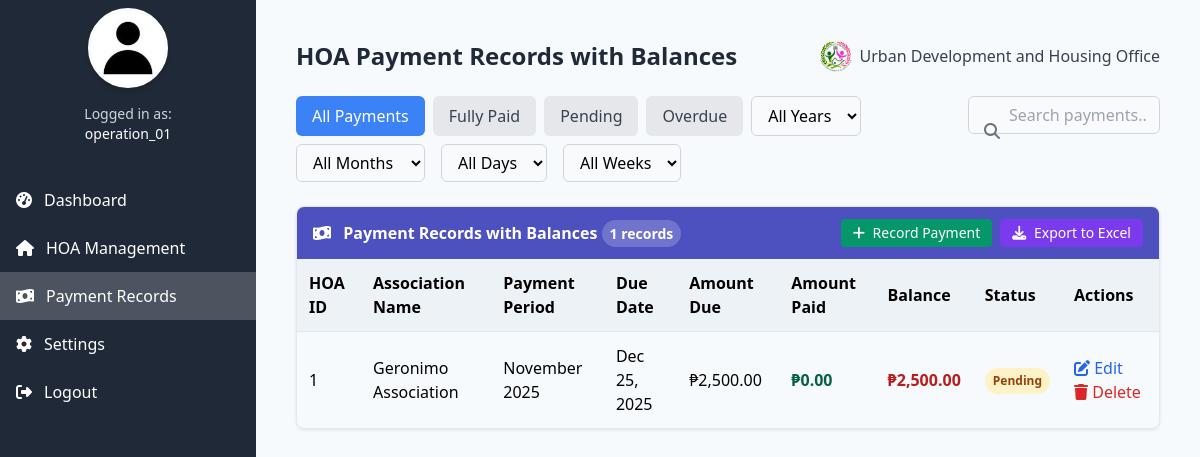
Screenshot of /HOA/hoa_payment.php (signed in) with the database file from the repository.
### tables this page shows
CREATE TABLE `hoa_payments` (
  `id` int(11) NOT NULL AUTO_INCREMENT,
  `hoa_id` int(11) NOT NULL,
  `hoa_name` varchar(255) NOT NULL,
  `payment_period` varchar(100) NOT NULL,
  `due_date` date NOT NULL,
  `amount_due` decimal(10,2) NOT NULL,
  `amount_paid` decimal(10,2) NOT NULL,
  `status` varchar(20) NOT NULL,
  `created_at` timestamp NOT NULL DEFAULT current_timestamp(),
  PRIMARY KEY (`id`),
  KEY `hoa_id` (`hoa_id`),
  KEY `status` (`status`),
  KEY `due_date` (`due_date`)
);

### HOA/hoa_payment.php (the view, shortened to what this page needs)
<?php
$db_host = "localhost";
$db_user = "u198271324_admin";
$db_pass = "Udhodbms01";
$db_name = "u198271324_udho_db";
try {
    $pdo = new PDO("mysql:host=$db_host;dbname=$db_name;charset=utf8", $db_user, $db_pass);
    $pdo->setAttribute(PDO::ATTR_ERRMODE, PDO::ERRMODE_EXCEPTION);
} catch (PDOException $e) {
    die("Database connection failed: " . $e->getMessage());
}
function getFilteredPayments($pdo, $filter = 'all', $search = '', $year = '', $month = '', $day = '', $week = '') {
    $sql = "SELECT * FROM hoa_payments WHERE 1=1";
    $params = [];
    $sql .= " ORDER BY due_date DESC";
    $stmt = $pdo->prepare($sql);
    $stmt->execute($params);
    return $stmt->fetchAll(PDO::FETCH_ASSOC);
}
$filter = $_GET['filter'] ?? 'all';
$search = $_GET['search'] ?? '';
$year = $_GET['year'] ?? '';
$month = $_GET['month'] ?? '';
$day = $_GET['day'] ?? '';
$week = $_GET['week'] ?? '';
$payments = getFilteredPayments($pdo, $filter, $search, $year, $month, $day, $week);
?>
<!DOCTYPE html>
<html lang="en">
<head>
  <link href="https://cdn.jsdelivr.net/npm/tailwindcss@2.2.19/dist/tailwind.min.css" rel="stylesheet">
  <link href="https://cdnjs.cloudflare.com/ajax/libs/font-awesome/6.4.0/css/all.min.css" rel="stylesheet">
</head>
<body class="bg-gray-100">
  <div class="main-container">
    <div class="sidebar-fixed bg-gray-800 text-white flex flex-col">
      <div class="flex items-center justify-center h-24">
        <div class="rounded-full bg-gray-200 w-20 h-20 flex items-center justify-center overflow-hidden border-2 border-white shadow-md">
          <?php
          $profilePicture = isset($_SESSION['profile_picture']) ? $_SESSION['profile_picture'] : 'PROFILE_SAMPLE.jpg';
          $profilePath = '../assets/profile_pictures/' . htmlspecialchars($profilePicture);
          $defaultPath = '../assets/PROFILE_SAMPLE.jpg';
          ?>
          <img src="<?php echo file_exists($profilePath) ? $profilePath : $defaultPath; ?>"
              alt="Profile Picture"
              class="w-full h-full object-cover"
              onerror="this.src='<?php echo $defaultPath; ?>'">
        </div>
      </div>
      <div class="px-4 py-2 text-center text-sm text-gray-300">
        Logged in as: <br>
        <span class="font-medium text-white"><?php echo htmlspecialchars($_SESSION['username'] ?? 'User'); ?></span>
      </div>
      <nav class="mt-6 flex-1 overflow-y-auto">
        <ul>
          <li>
            <a href="hoa_dashboard.php" class="sidebar-link flex items-center py-3 px-4">
              <i class="fas fa-tachometer-alt mr-3"></i> Dashboard
            </a>
          </li>
          <li>
            <a href="hoa_records.php" class="sidebar-link flex items-center py-3 px-4">
              <i class="fas fa-home mr-3"></i> HOA Management
            </a>
          </li>
          <li>
            <a href="hoa_payment.php" class="sidebar-link flex items-center py-3 px-4 active-link">
              <i class="fas fa-money-bill-wave mr-3"></i> Payment Records
            </a>
          </li>
          <li>
            <a href="../settings.php" class="sidebar-link flex items-center py-3 px-4">
              <i class="fas fa-cog mr-3"></i> Settings
            </a>
          </li>
          <li class="mt-auto">
            <a href="../logout.php" class="sidebar-link flex items-center py-3 px-4">
              <i class="fas fa-sign-out-alt mr-3"></i> Logout
            </a>
          </li>
        </ul>
      </nav>
    </div>
    <div class="main-content-scrollable">
      <div class="p-4 md:p-10">
        <header class="flex flex-col md:flex-row justify-between items-center mb-6 gap-4">
          <h1 class="text-2xl font-bold text-gray-800">HOA Payment Records with Balances</h1>
          <div class="flex items-center gap-2">
            <img src="/assets/UDHOLOGO.png" alt="Logo" class="h-8">
            <span class="font-medium text-gray-700">Urban Development and Housing Office</span>
          </div>
        </header>
        <div class="flex flex-col md:flex-row justify-between mb-6 gap-4">
          <div class="flex flex-wrap gap-2">
            <button onclick="filterPayments('all')" data-filter="all" class="filter-btn px-4 py-2 rounded-md bg-blue-500 text-white">
              All Payments
            </button>
            <button onclick="filterPayments('paid')" data-filter="paid" class="filter-btn px-4 py-2 rounded-md bg-gray-200 text-gray-700">
              Fully Paid
            </button>
            <button onclick="filterPayments('pending')" data-filter="pending" class="filter-btn px-4 py-2 rounded-md bg-gray-200 text-gray-700">
              Pending
            </button>
            <button onclick="filterPayments('overdue')" data-filter="overdue" class="filter-btn px-4 py-2 rounded-md bg-gray-200 text-gray-700">
              Overdue
            </button>
            <select id="yearFilter" class="filter-dropdown" onchange="applyDateFilters()">
              <option value="">All Years</option>
            </select>
            <select id="monthFilter" class="filter-dropdown" onchange="applyDateFilters()">
              <option value="">All Months</option>
            </select>
            <select id="dayFilter" class="filter-dropdown" onchange="applyDateFilters()">
              <option value="">All Days</option>
            </select>
            <select id="weekFilter" class="filter-dropdown" onchange="applyDateFilters()">
              <option value="">All Weeks</option>
            </select>
          </div>
          <div class="search-container">
            <i class="fas fa-search search-icon"></i>
            <input type="text" id="searchInput" class="edit-input search-input" placeholder="Search payments..."
                  value="<?= htmlspecialchars($search) ?>" oninput="searchPayments()">
          </div>
        </div>
        <div class="database-section">
          <div class="database-header">
            <div>
              <i class="fas fa-money-bill-wave mr-2"></i> Payment Records with Balances
              <span class="database-count"><?= count($payments) ?> records</span>
            </div>
            <div class="flex items-center space-x-2">
              <button onclick="openAddPaymentModal()" class="bg-green-600 text-white px-3 py-1 rounded text-sm">
                <i class="fas fa-plus mr-1"></i> Record Payment
              </button>
              <button onclick="exportToExcel()" class="bg-purple-600 text-white px-3 py-1 rounded text-sm">
                <i class="fas fa-download mr-1"></i> Export to Excel
              </button>
            </div>
          </div>
          <div class="table-container overflow-x-auto max-h-96">
            <table class="database-table" id="paymentTable">
              <thead>
                <tr>
                  <th>HOA ID</th>
                  <th>Association Name</th>
                  <th>Payment Period</th>
                  <th>Due Date</th>
                  <th>Amount Due</th>
                  <th>Amount Paid</th>
                  <th>Balance</th>
                  <th>Status</th>
                  <th>Actions</th>
                </tr>
              </thead>
              <tbody id="paymentRecordsTable">
                <?php foreach ($payments as $payment): ?>
                <?php
                $balance = $payment['amount_due'] - $payment['amount_paid'];
                $statusClass = $payment['status'] === 'paid' ? 'status-paid' :
                              ($payment['status'] === 'pending' ? 'status-pending' : 'status-overdue');
                ?>
                <tr data-id="<?= $payment['id'] ?>">
                  <td><?= htmlspecialchars($payment['hoa_id']) ?></td>
                  <td><?= htmlspecialchars($payment['hoa_name']) ?></td>
                  <td><?= htmlspecialchars($payment['payment_period']) ?></td>
                  <td><?= formatDate($payment['due_date']) ?></td>
                  <td>₱<?= number_format($payment['amount_due'], 2) ?></td>
                  <td class="amount-paid">₱<?= number_format($payment['amount_paid'], 2) ?></td>
                  <td class="amount-balance">₱<?= number_format($balance, 2) ?></td>
                  <td><span class="status-badge <?= $statusClass ?>">
                    <?= ucfirst($payment['status']) ?>
                  </span></td>
                  <td>
                    <button onclick="editPayment(<?= $payment['id'] ?>)" class="text-blue-600 hover:text-blue-800 mr-2">
                      <i class="fas fa-edit"></i> Edit
                    </button>
                    <button onclick="deletePayment(<?= $payment['id'] ?>)" class="text-red-600 hover:text-red-800">
                      <i class="fas fa-trash"></i> Delete
                    </button>
                  </td>
                </tr>
                <?php endforeach; ?>
              </tbody>
            </table>
          </div>
        </div>
      </div>
    </div>
  </div>
</body>
</html>
<?php
function formatDate($dateString) {
    $date = new DateTime($dateString);
    return $date->format('M j, Y');
}
?>

### HOA/hoa_payment.php (style rules this page uses)
html, body { height: 100%; overflow: hidden; }
.main-container { display: flex; height: 100vh; overflow: hidden; }
.sidebar-fixed { position: fixed; left: 0; top: 0; bottom: 0; width: 16rem; z-index: 40; overflow-y: auto; }
.main-content-scrollable { flex: 1; margin-left: 16rem; height: 100vh; overflow-y: auto; background-color: #f7fafc; }
.database-section { margin-bottom: 2rem; border: 1px solid #e2e8f0; border-radius: 0.5rem; overflow: hidden; box-shadow: 0 1px 3px rgba(0, 0, 0, 0.1); }
.database-header { background-color: #4c51bf; color: white; padding: 0.75rem 1rem; font-weight: bold; display: flex; justify-content: space-between; align-items: center; }
.database-count { background-color: rgba(255, 255, 255, 0.2); padding: 0.25rem 0.5rem; border-radius: 9999px; font-size: 0.875rem; }
.database-table { width: 100%; border-collapse: collapse; }
.database-table th { background-color: #edf2f7; padding: 0.75rem; text-align: left; position: sticky; top: 0; }
.database-table td { padding: 0.75rem; border-top: 1px solid #e2e8f0; }
.status-badge { display: inline-block; padding: 0.25rem 0.5rem; border-radius: 9999px; font-size: 0.75rem; font-weight: 600; }
.status-pending { background-color: #fef3c7; color: #92400e; }
.amount-paid { color: #065f46; font-weight: 600; }
.amount-balance { color: #b91c1c; font-weight: 600; }
.edit-input { width: 100%; padding: 0.375rem 0.75rem; border: 1px solid #d1d5db; border-radius: 0.375rem; background-color: #f9fafb; }
.search-container { position: relative; margin-bottom: 1rem; }
.search-input { padding-left: 2.5rem; width: 100%; max-width: 300px; }
.search-icon { position: absolute; left: 1rem; top: 50%; transform: translateY(-50%); color: #6b7280; }
.sidebar-link { transition: all 0.3s ease; }
.active-link { background-color: rgba(255, 255, 255, 0.2); }
.filter-dropdown { margin-right: 0.5rem; padding: 0.375rem 0.75rem; border: 1px solid #d1d5db; border-radius: 0.375rem; background-color: #f9fafb; }

### rows the page displays
hoa_payments: hoa "1", hoa_name "Geronimo Association", payment_period "November 2025", due_date "Dec 25, 2025", amount_due "2,500.00", amount_paid "0.00", balance "2,500.00", status "Pending"

### other values shown
$_SESSION['username'] "operation_01"
count($payments) "1"
